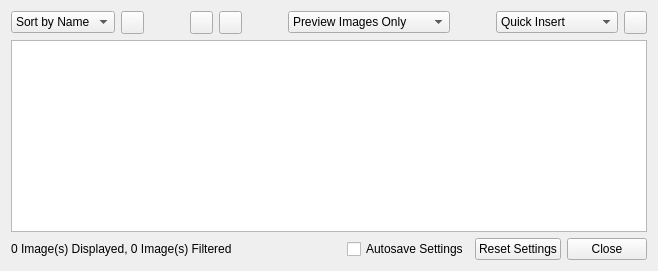
         <widget class="QWidget" name="widget_2" native="true">
          <property name="sizePolicy">
           <sizepolicy hsizetype="Preferred" vsizetype="Preferred">
            <horstretch>3</horstretch>
            <verstretch>0</verstretch>
           </sizepolicy>
          </property>
          <layout class="QVBoxLayout" name="verticalLayout">
           <item>
            <layout class="QHBoxLayout" name="horizontalLayout">
             <item>
              <widget class="QComboBox" name="sortCombobox">
               <property name="currentIndex">
                <number>0</number>
               </property>
               <item>
                <property name="text">
                 <string>Sort by Name</string>
                </property>
               </item>
               <item>
                <property name="text">
                 <string>Sort by Date</string>
                </property>
               </item>
               <item>
                <property name="text">
                 <string>Sort by Size</string>
                </property>
               </item>
               <item>
                <property name="text">
                 <string>Sort by Type</string>
                </property>
               </item>
              </widget>
             </item>
             <item>
              <widget class="QPushButton" name="sortOrderButton">
               <property name="minimumSize">
                <size>
                 <width>23</width>
                 <height>23</height>
                </size>
               </property>
               <property name="maximumSize">
                <size>
                 <width>23</width>
                 <height>23</height>
                </size>
               </property>
               <property name="toolTip">
                <string>Change sort order</string>
               </property>
               <property name="text">
                <string/>
               </property>
               <property name="iconSize">
                <size>
                 <width>15</width>
                 <height>15</height>
                </size>
               </property>
              </widget>
             </item>
             <item>
              <spacer>
               <property name="orientation">
                <enum>Qt::Horizontal</enum>
               </property>
               <property name="sizeHint" stdset="0">
                <size>
                 <width>40</width>
                 <height>20</height>
                </size>
               </property>
              </spacer>
             </item>
             <item>
              <widget class="QPushButton" name="zoomPlusButton">
               <property name="minimumSize">
                <size>
                 <width>23</width>
                 <height>23</height>
                </size>
               </property>
               <property name="maximumSize">
                <size>
                 <width>23</width>
                 <height>23</height>
                </size>
               </property>
               <property name="toolTip">
                <string>Zoom in</string>
               </property>
               <property name="text">
                <string/>
               </property>
               <property name="iconSize">
                <size>
                 <width>20</width>
                 <height>20</height>
                </size>
               </property>
              </widget>
             </item>
             <item>
              <widget class="QPushButton" name="zoomMinusButton">
               <property name="minimumSize">
                <size>
                 <width>23</width>
                 <height>23</height>
                </size>
               </property>
               <property name="maximumSize">
                <size>
                 <width>23</width>
                 <height>23</height>
                </size>
               </property>
               <property name="toolTip">
                <string>Zoom out</string>
               </property>
               <property name="text">
                <string/>
               </property>
               <property name="iconSize">
                <size>
                 <width>20</width>
                 <height>20</height>
                </size>
               </property>
              </widget>
             </item>
             <item>
              <spacer>
               <property name="orientation">
                <enum>Qt::Horizontal</enum>
               </property>
               <property name="sizeHint" stdset="0">
                <size>
                 <width>40</width>
                 <height>20</height>
                </size>
               </property>
              </spacer>
             </item>
             <item>
              <widget class="QComboBox" name="previewModeCombobox">
               <property name="toolTip">
                <string>Change preview settings</string>
               </property>
               <item>
                <property name="text">
                 <string>Preview Images Only</string>
                </property>
               </item>
               <item>
                <property name="text">
                 <string>Preview with Information</string>
                </property>
               </item>
              </widget>
             </item>
             <item>
              <spacer>
               <property name="orientation">
                <enum>Qt::Horizontal</enum>
               </property>
               <property name="sizeHint" stdset="0">
                <size>
                 <width>40</width>
                 <height>20</height>
                </size>
               </property>
              </spacer>
             </item>
             <item>
              <widget class="QComboBox" name="actionsCombobox">
               <item>
                <property name="text">
                 <string>Quick Insert</string>
                </property>
               </item>
               <item>
                <property name="text">
                 <string>Custom Insert</string>
                </property>
               </item>
               <item>
                <property name="text">
                 <string>Add to Collection</string>
                </property>
               </item>
              </widget>
             </item>
             <item>
              <widget class="QPushButton" name="actionsGoButton">
               <property name="minimumSize">
                <size>
                 <width>23</width>
                 <height>23</height>
                </size>
               </property>
               <property name="maximumSize">
                <size>
                 <width>23</width>
                 <height>23</height>
                </size>
               </property>
               <property name="toolTip">
                <string>Go</string>
               </property>
               <property name="layoutDirection">
                <enum>Qt::LeftToRight</enum>
               </property>
               <property name="text">
                <string/>
               </property>
               <property name="iconSize">
                <size>
                 <width>20</width>
                 <height>20</height>
                </size>
               </property>
              </widget>
             </item>
            </layout>
           </item>
           <item>
            <widget class="PictView" name="imageViewArea">
             <property name="dragEnabled">
              <bool>true</bool>
             </property>
             <property name="dragDropMode">
              <enum>QAbstractItemView::DragOnly</enum>
             </property>
             <property name="selectionMode">
              <enum>QAbstractItemView::SingleSelection</enum>
             </property>
            </widget>
           </item>
           <item>
            <layout class="QHBoxLayout">
             <item>
              <widget class="QLabel" name="statusLabel">
               <property name="text">
                <string>0 Image(s) Displayed, 0 Image(s) Filtered</string>
               </property>
              </widget>
             </item>
             <item>
              <spacer>
               <property name="orientation">
                <enum>Qt::Horizontal</enum>
               </property>
               <property name="sizeHint" stdset="0">
                <size>
                 <width>40</width>
                 <height>20</height>
                </size>
               </property>
              </spacer>
             </item>
             <item>
              <widget class="QCheckBox" name="saveSettingsCheckbox">
               <property name="toolTip">
                <string>Enable Picture Browser autosave settings</string>
               </property>
               <property name="text">
                <string>Autosave Settings</string>
               </property>
               <property name="checked">
                <bool>false</bool>
               </property>
               <property name="tristate">
                <bool>false</bool>
               </property>
              </widget>
             </item>
             <item>
              <widget class="QPushButton" name="resetSettingsButton">
               <property name="toolTip">
                <string>Reset Picture Browser to default settings</string>
               </property>
               <property name="text">
                <string>Reset Settings</string>
               </property>
              </widget>
             </item>
             <item>
              <widget class="QPushButton" name="closeButton">
               <property name="text">
                <string>Close</string>
               </property>
              </widget>
             </item>
            </layout>
           </item>
          </layout>
         </widget>
